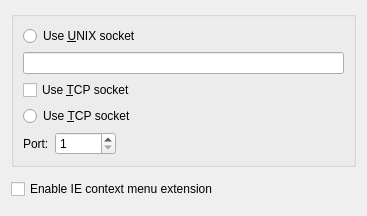
<?xml version="1.0" encoding="UTF-8"?>
<ui version="4.0">
 <class>RemoteCfg</class>
 <widget class="QWidget" name="RemoteCfg">
  <property name="geometry">
   <rect>
    <x>0</x>
    <y>0</y>
    <width>367</width>
    <height>216</height>
   </rect>
  </property>
  <property name="windowTitle">
   <string>Form1</string>
  </property>
  <layout class="QVBoxLayout">
   <property name="spacing">
    <number>6</number>
   </property>
   <property name="margin">
    <number>11</number>
   </property>
   <item>
    <widget class="QGroupBox" name="grpRemote">
     <property name="title">
      <string/>
     </property>
     <layout class="QGridLayout" name="gridLayout">
      <item row="0" column="0" colspan="3">
       <widget class="QRadioButton" name="btnUNIX">
        <property name="text">
         <string>Use &amp;UNIX socket</string>
        </property>
        <property name="buttonGroupId" stdset="0">
         <number>1</number>
        </property>
       </widget>
      </item>
      <item row="1" column="0" colspan="3">
       <widget class="QLineEdit" name="edtPath"/>
      </item>
      <item row="2" column="0" colspan="3">
       <widget class="QCheckBox" name="chkTCP">
        <property name="text">
         <string>Use &amp;TCP socket</string>
        </property>
       </widget>
      </item>
      <item row="3" column="0" colspan="3">
       <widget class="QRadioButton" name="btnTCP">
        <property name="text">
         <string>Use &amp;TCP socket</string>
        </property>
        <property name="buttonGroupId" stdset="0">
         <number>2</number>
        </property>
       </widget>
      </item>
      <item row="4" column="0">
       <widget class="QLabel" name="lblPort">
        <property name="text">
         <string>Port:</string>
        </property>
        <property name="wordWrap">
         <bool>false</bool>
        </property>
       </widget>
      </item>
      <item row="4" column="1">
       <widget class="QSpinBox" name="edtPort">
        <property name="minimum">
         <number>1</number>
        </property>
        <property name="maximum">
         <number>65535</number>
        </property>
       </widget>
      </item>
      <item row="4" column="2">
       <spacer name="Spacer2">
        <property name="orientation">
         <enum>Qt::Horizontal</enum>
        </property>
        <property name="sizeType">
         <enum>QSizePolicy::Expanding</enum>
        </property>
        <property name="sizeHint" stdset="0">
         <size>
          <width>220</width>
          <height>20</height>
         </size>
        </property>
       </spacer>
      </item>
     </layout>
    </widget>
   </item>
   <item>
    <widget class="Line" name="Line1"/>
   </item>
   <item>
    <widget class="QCheckBox" name="chkIE">
     <property name="text">
      <string>Enable IE context menu extension</string>
     </property>
    </widget>
   </item>
   <item>
    <spacer name="Spacer3">
     <property name="orientation">
      <enum>Qt::Vertical</enum>
     </property>
     <property name="sizeType">
      <enum>QSizePolicy::Expanding</enum>
     </property>
     <property name="sizeHint" stdset="0">
      <size>
       <width>20</width>
       <height>20</height>
      </size>
     </property>
    </spacer>
   </item>
  </layout>
 </widget>
 <resources/>
 <connections/>
</ui>
